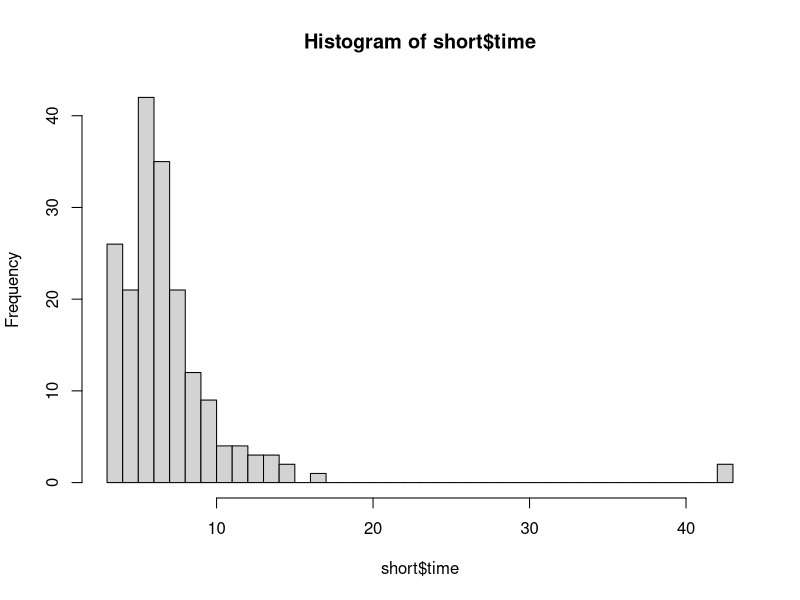
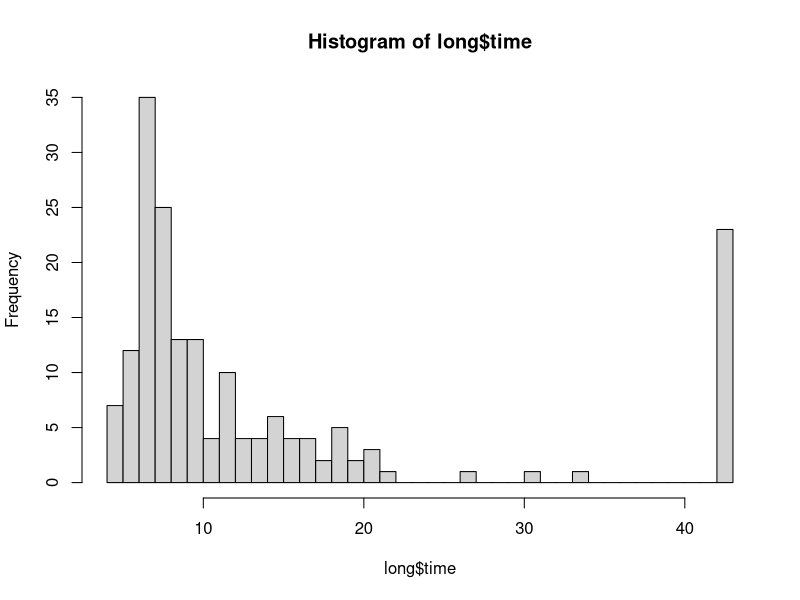
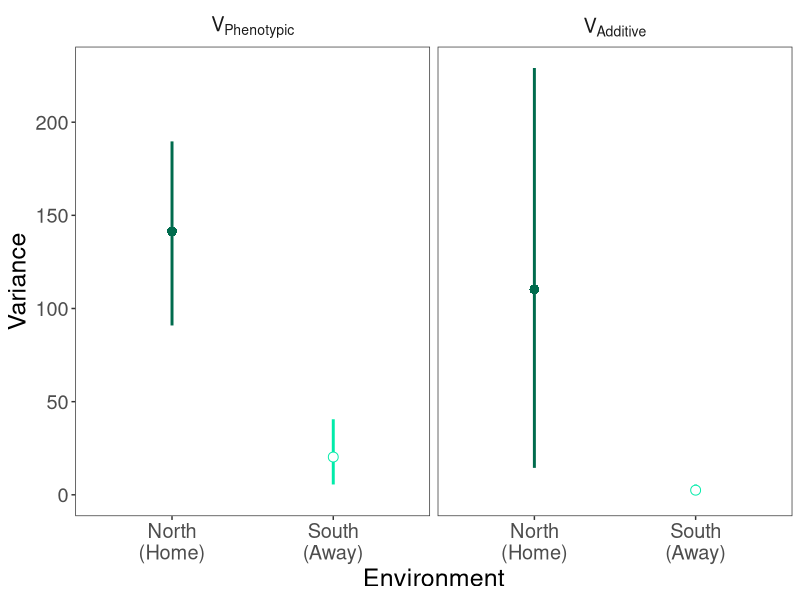
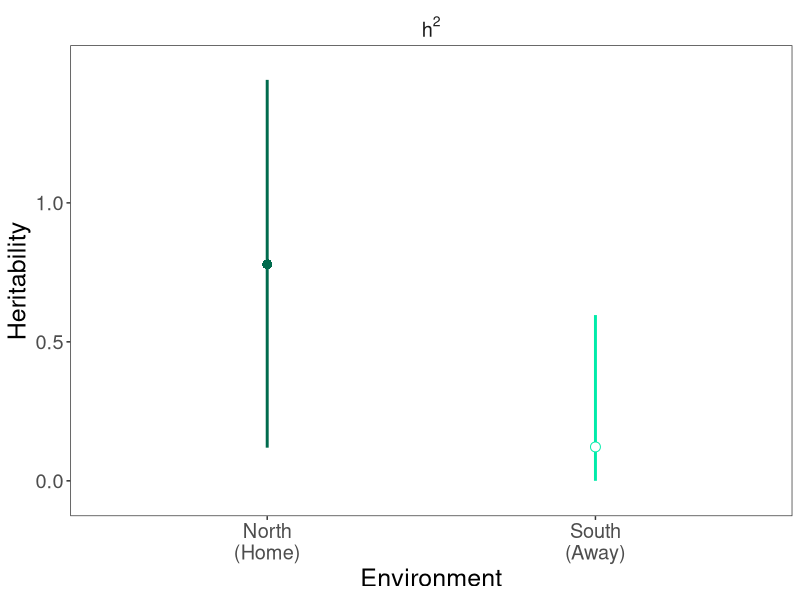
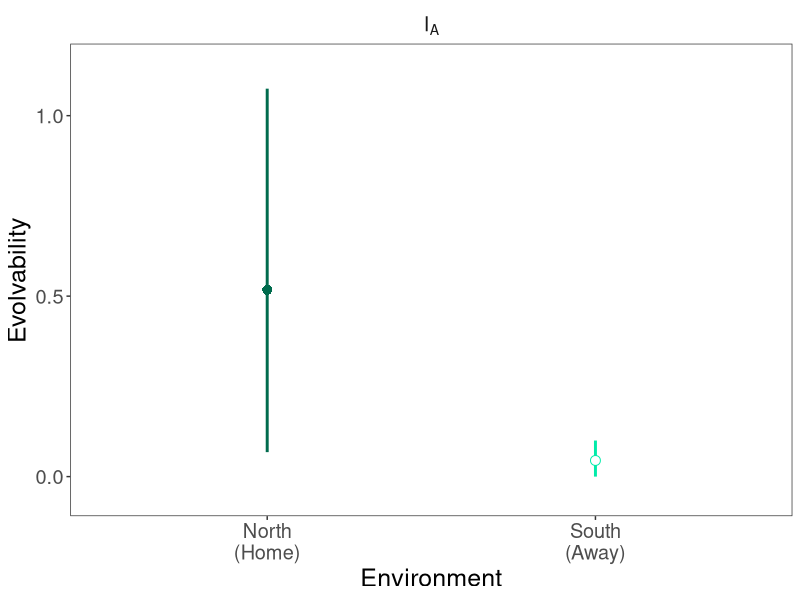
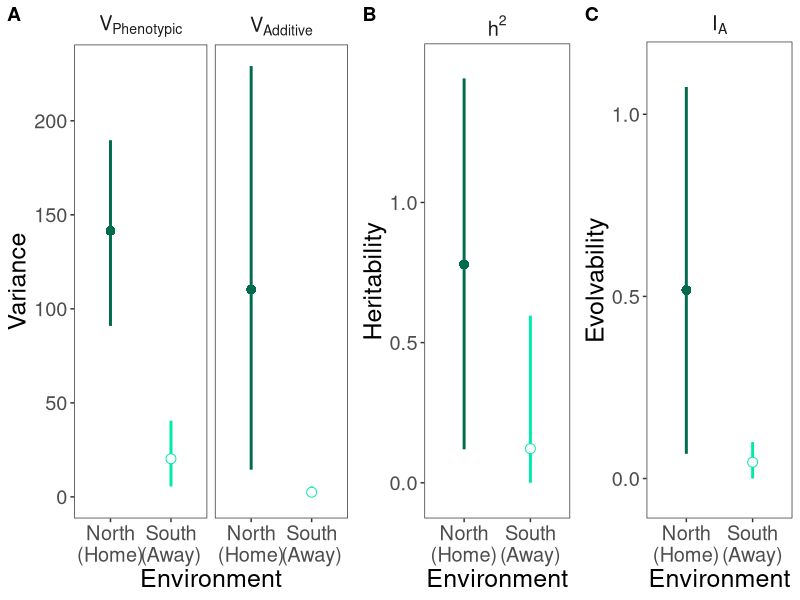
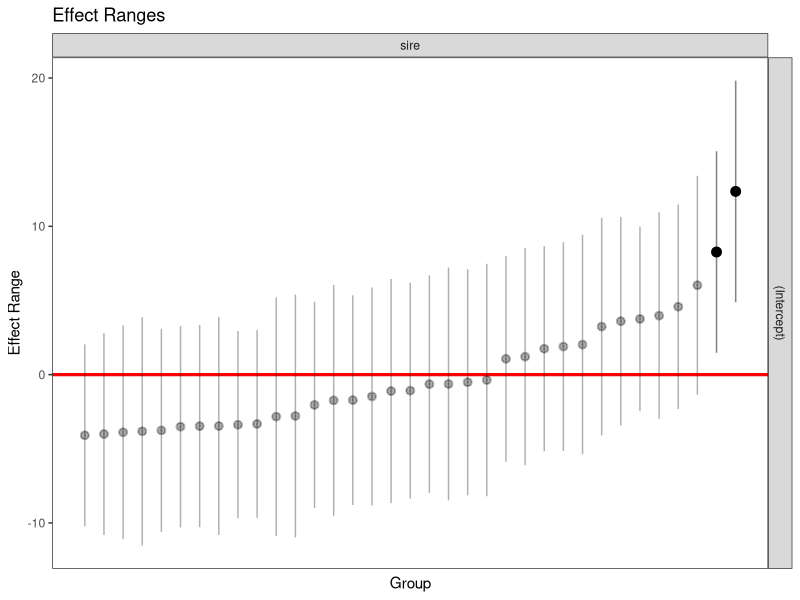
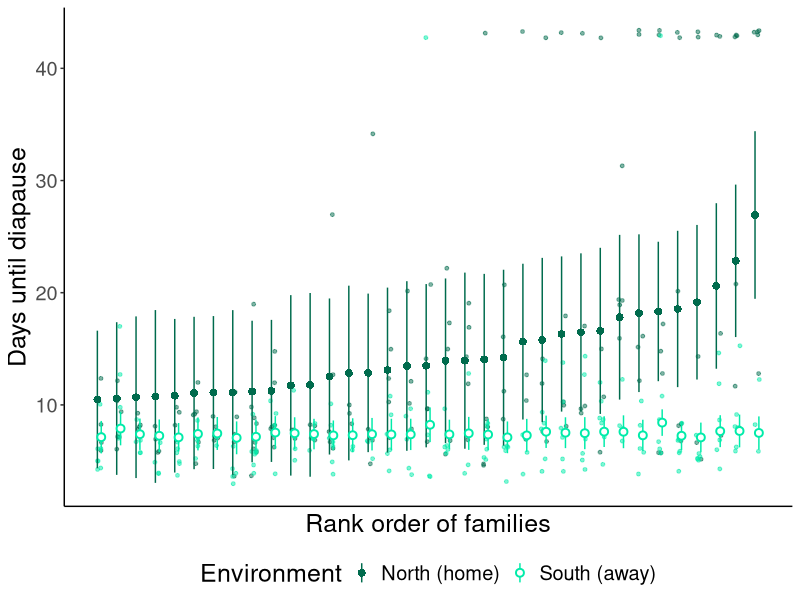

Reproduce these figures in R, in order.
##############################################################################.
############.
############         Estimate heritability and evolvability
############      of D. carinulata Days to Diapause
############.      
############                Written by: ############
############            Date Last Modified: 2/24/2025
############.      
##############################################################################.



# Packages ----------------------------------------------------------------

library(tidyverse)
library(lme4)
library(lmerTest)
library(ggpubr)
library(merTools)

select <- dplyr::select


# Custom Functions ---------------------------------------------------------

## Extract variance components from a random effects model

var_from_model <- function(model, mean, design) {
  
  model_results <- as.data.frame(VarCorr(model))
  
  # For paternal half-sib design
  if(design == 'phs'){
    REML.results <- data.frame(var_sire = NA, var_e = NA, V_A = NA, V_P = NA, h2 = NA, I = NA) #blank data.frame to store results
    REML.results.all <- REML.results %>% add_row(var_sire = model_results[1,'vcov'], #store results and calculate VA & VP & h2
                                                 var_e = model_results[2,'vcov'],
                                                 V_A = 4 * var_sire,
                                                 V_P = var_sire + var_e,
                                                 h2 = V_A / V_P,
                                                 I = V_A / mean^2) %>%
      filter(is.na(var_sire) == F)
    
    REML.results2 <- REML.results.all %>%
      dplyr::select(c(V_A:I)) %>%
      pivot_longer(cols = c(1:4), names_to = "var_comp", values_to = "est")
    REML.results2$var_comp <- factor(REML.results2$var_comp, levels = c('V_P', 'V_A', 'h2', 'I')) #change order of VA and VP
    levels(REML.results2$var_comp) <- c('V[Phenotypic]', 'V[Additive]', 'h^2', 'I[A]') #change labels for VA and VP
    
    output = list(AllVarComps = REML.results.all, VarCompsLong = REML.results2)
    
    return(output)
  }
  
  # For paternal half-sib-full-sib design
  if(design == 'fs'){
    REML.results <- data.frame(var_sire = NA, var_dam = NA, var_e = NA, V_A = NA, V_P = NA, h2 = NA, I = NA) #blank data.frame to store results
    REML.results.all <- REML.results %>% add_row(var_sire = c(model_results[2,'vcov']), #store results and calculate VA & VP & h2
                                                 var_dam = c(model_results[1,'vcov']),
                                                 var_e = c(model_results[3,'vcov']), 
                                                 V_A = c(4 * var_sire),
                                                 V_P = c(var_sire + var_dam + var_e),
                                                 h2 = c(V_A / V_P),
                                                 I = c(V_A / mean^2)) %>%
      filter(is.na(var_sire) == F)
    
    REML.results2 <- REML.results.all %>%
      dplyr::select(c(V_A:I)) %>%
      pivot_longer(cols = c(1:4), names_to = "var_comp", values_to = "est")
    REML.results2$var_comp <- factor(REML.results2$var_comp, levels = c('V_P', 'V_A', 'h2', 'I')) #change order of VA and VP
    levels(REML.results2$var_comp) <- c('V[Phenotypic]', 'V[Additive]', 'h^2', 'I[A]') #change labels for VA and VP
    
    output = list(AllVarComps = REML.results.all, VarCompsLong = REML.results2)
    
    return(output)
  }
}


# Randomly sample n groups 
sample_n_groups <- function(grouped_df, size, replace = TRUE, weight=NULL) {  
  grp_var <- grouped_df %>% 
    groups %>%
    unlist %>% 
    as.character
  random_grp <- grouped_df %>% 
    summarise() %>% 
    sample_n(size, replace, weight) %>% 
    mutate(unique_id = 1:NROW(.))
  grouped_df %>% 
    right_join(random_grp, by = grp_var, relationship = 'many-to-many')
}


# Bootstrap all variance components
bootstrap_varcomps <- function(data, design, trait, n_iter = 1000){
  
  # trait mean
  trait_mean <- data %>% rename(Y = all_of(trait)) %>% summarize(mean = mean(Y, na.rm = T)) %>% as.numeric()
  
  n_groups = length(unique(data$sire))
  
  #list to store results
  datalist = vector("list", length = n_iter) 
  
  #Loop to run multiple times
  for (i in 1:n_iter) {
    # sample new data
    sampled <- data %>% group_by(sire) %>% sample_n_groups(size = n_groups) %>%
      rename(Y = {{ trait }})
    
    if(design == 'fs'){
      # fit mixed model on sampled data
      mixedsamp <- lmer( Y ~ (1 | unique_id/dam), data = sampled)
      
      VarComps2 <-   # calculate variance components
        var_from_model(model = mixedsamp, mean = trait_mean, design = design)
    }
    
    if(design == 'phs'){
      # fit mixed model on sampled data
      mixedsamp <- lmer( Y ~ (1 | unique_id), data = sampled)
      
      VarComps2 <-   # calculate variance components
        var_from_model(model = mixedsamp, mean = trait_mean, design = design)
    }
    
    datalist[[i]] <- VarComps2$AllVarComps
  }
  
  datalist
  
}


# Summarize outputs from bootstrapping
boot_summary <- function(bootout){
  #summarize results for VA
  summ_A <- bootout %>% summarize(  
    mean = mean(V_A),
    sd = sd(V_A),
    se = sd(V_A)/sqrt(n()),
    CI.low = quantile(V_A, 0.025),
    CI.high = quantile(V_A, 0.975)) %>%
    mutate(var_comp = c('VA'))
  
  #summarize results for VP
  summ_P <- bootout %>% summarize(  
    mean = mean(V_P),
    sd = sd(V_P),
    se = sd(V_P)/sqrt(n()),
    CI.low = quantile(V_P, 0.025),
    CI.high = quantile(V_P, 0.975)) %>%
    mutate(var_comp = c('VP'))
  
  #summarize results for h2
  summ_h <- bootout %>% summarize(  
    mean = mean(h2),
    sd = sd(h2),
    se = sd(h2)/sqrt(n()),
    CI.low = quantile(h2, 0.025),
    CI.high = quantile(h2, 0.975)) %>%
    mutate(var_comp = c('h2'))
  
  #summarize results for h2
  summ_I <- bootout %>% summarize(  
    mean = mean(I),
    sd = sd(I),
    se = sd(I)/sqrt(n()),
    CI.low = quantile(I, 0.025),
    CI.high = quantile(I, 0.975)) %>%
    mutate(var_comp = c('I'))
  
  rbind(summ_A,summ_P,summ_h, summ_I)  
}



## Days until Diapause ----


### Import data of diapause experiment ----
y.n = read_csv("data/diapause_herit_data.csv")

### Data Clean up

y.n <- y.n %>%
  filter(is.na(diapause) == F ) %>% # filter out non-trials
  select(1:7) # remove columns for each day
y.n$sire <- as.factor(y.n$sire)
str(y.n)

y.n %>% group_by(treatment, sire) %>% summarise(
  noff = n()) %>% summarise(
    range = range(noff),
    nsire = n(),
    mean = mean(noff)
  )

y.n %>% group_by(treatment) %>% summarise(
  noff = n()) # sample size

y.n %>% group_by(sire, dam) %>% summarise(
  noff = n()) #sample size of full-sib families

# sample size per sire
y.n %>% group_by(sire, treatment) %>% 
  filter(is.na(dead) == TRUE) %>%
  summarise(
    noff = n())

# sires with too few offspring to be included
exclude_small_families <- y.n %>% group_by(sire, treatment) %>% 
  filter(is.na(dead) == TRUE) %>%
  summarise(
    noff = n()) %>%
  filter(noff < 2)

short <- y.n %>% # create dataset for short treatment
  filter(treatment == "S" & is.na(dead) == TRUE) %>% # filter out dead beetles
  anti_join(., exclude_small_families, by = c("sire", "treatment")) # remove sires with too few offspring
hist(short$time, breaks = 50)

long <- y.n %>% # create dataset for long treatment
  filter(treatment == "L" & is.na(dead) == TRUE) %>% # filter out dead beetles
  anti_join(., exclude_small_families, by = c("sire", "treatment")) # remove sires with too few offspring
hist(long$time, breaks = 50)
str(long)

short %>% group_by(sire) %>% 
  summarise(
    noff = n()) %>%
  summarise(
    max = max(noff),
    min = min(noff),
    nsire = n(),
    mean = mean(noff)
  )
long %>% group_by(sire) %>% 
  summarise(
    noff = n()) %>%
  summarise(
    max = max(noff),
    min = min(noff),
    nsire = n(),
    mean = mean(noff)
  )
# total individuals measured per treatment
short %>% summarise(n())
long %>% summarise(n())

# # range of days to diapause in short and long
# y.n %>% group_by(treatment) %>%
#   summarise(min = min(time, na.rm = T),
#             max = max(time, na.rm = T),
#             mean = mean(time, na.rm = T))

### Random effects Models ----
#Long day treatment
days_meanL <- long %>% summarise(mean = mean(time)) %>% as.numeric()
mixedLong1 <- lmer(time ~ (1 | sire), data = long)
summary(mixedLong1)
# confint(mixedLong1, method = "boot", oldNames = F)
confint(mixedLong1, method = "profile", oldNames = F)
rand(mixedLong1)
days_res_L <- var_from_model(model = mixedLong1, mean = days_meanL, design = 'phs')
days_res_forplot_L <- days_res_L$VarCompsLong %>%
  mutate(treatment = "long")

#Short day treatment
days_meanS <- short %>% summarise(mean = mean(time)) %>% as.numeric()
mixedShort1 <- lmer(time ~ (1 | sire), data = short)
summary(mixedShort1)
# confint(mixedShort1, method = "boot")
confint(mixedShort1, method = "profile")
rand(mixedShort1)
days_res_S <- var_from_model(mixedShort1, days_meanS, design = 'phs')
days_res_forplot_S <- days_res_S$VarCompsLong %>%
  mutate(treatment = "short")

###Days Bootstrap confidence intervals ----
#long
# data, design, trait,
boot_days_L <- bootstrap_varcomps(data = long, design = 'phs', trait = 'time') %>% 
  bind_rows() %>% filter(is.na(var_sire) == F) #combine list into one dataframe, remove NAs
boot_sum_days_L <- boot_summary(boot_days_L) %>%
  mutate(treatment = "long")

#short
boot_days_S <- bootstrap_varcomps(data = short, design = 'phs', trait = 'time') %>% 
  bind_rows() %>% filter(is.na(var_sire) == F) #combine list into one dataframe, remove NAs
boot_sum_days_S <- boot_summary(boot_days_S) %>%
  mutate(treatment = "short")

###Plots of Results ----
days_res_comb <- rbind(days_res_forplot_L, days_res_forplot_S) # means from REML

days_boot_sum_both <- rbind(boot_sum_days_L,boot_sum_days_S) # confidence intervals from bootstrap
days_boot_sum_both$var_comp <- factor(days_boot_sum_both$var_comp, levels = c('VP', 'VA', 'h2', 'I')) #change order of VA and VP
levels(days_boot_sum_both$var_comp) <- c('V[Phenotypic]', 'V[Additive]', 'h^2', 'I[A]') #change labels for VA and VP

Vars <- ggplot(data = days_boot_sum_both %>% filter(var_comp != 'h^2' & var_comp != 'I[A]'), 
               aes(x = treatment, y = mean, color = treatment)) +
  #sd error bars
  # geom_linerange(aes(ymax = mean + sd, ymin = mean - sd),
  #                size = 1, lty = 'solid') +
  #conf int error bars
  geom_linerange(aes(ymax = CI.high, ymin = CI.low),
                 size = 1, lty = 'solid') +
  geom_point(data = days_res_comb %>% filter(var_comp != 'h^2' & var_comp != 'I[A]'), 
             aes(x = treatment, y = est, shape = treatment), fill = 'white',
             size = 3) +
  facet_wrap( ~ var_comp, labeller = label_parsed, scales = "fixed") +
  labs(y = "Variance", x = "Environment") +
  scale_x_discrete(labels = c('long' = "North\n(Home)", 'short' = "South\n(Away)"))+
  scale_shape_manual(labels = c('long' = "Home", 'short' = "Away"), 
                     values = c('long' = 16, 'short' = 21)) +
  scale_color_manual(labels = c('long' = "Home", 'short' = "Away"), 
                     values = c('long' = '#006b4d', 'short' = '#00eba9')) +
  theme_bw() +
  theme(text = element_text(size = 18), #axis.ticks.x = element_blank(),
        strip.placement = "outside", strip.background = element_blank(),
        panel.grid.major = element_blank(), 
        panel.grid.minor = element_blank(),
        legend.position = 'none')
Vars

Herit <- ggplot(data = days_boot_sum_both %>% filter(var_comp == 'h^2'), 
                aes(x = treatment, y = mean, color = treatment)) +
  #sd error bars
  # geom_linerange(aes(ymax = mean + sd, ymin = mean - sd),
  #                size = 1, lty = 'solid') +
  # scale_y_continuous(breaks = c(0,0.5,1), limits = c(-0.05, 1.14)) +
  #conf int error bars
  geom_linerange(aes(ymax = CI.high, ymin = CI.low),
                 size = 1, lty = 'solid') +
  scale_y_continuous(breaks = c(0,0.5,1), limits = c(-0.05, 1.49)) +
  #h2 means
  geom_point(data = days_res_comb %>% filter(var_comp == 'h^2'), 
             aes(x = treatment, y = est, shape = treatment), fill = 'white',
             size = 3) +
  #formatting
  facet_wrap( ~ var_comp, labeller = label_parsed, scales = "fixed") +
  labs(y = "Heritability", x = "Environment") +
  scale_x_discrete(labels = c('long' = "North\n(Home)", 'short' = "South\n(Away)")) +
  scale_shape_manual(values = c('long' = 16, 'short' = 21)) +
  scale_color_manual(labels = c('long' = "Home", 'short' = "Away"), 
                     values = c('long' = '#006b4d', 'short' = '#00eba9')) +
  theme_bw() +
  theme(text = element_text(size = 18), #axis.ticks.x = element_blank(),
        strip.placement = "outside", strip.background = element_blank(),
        panel.grid.major = element_blank(), 
        panel.grid.minor = element_blank(),
        legend.position = 'none')
Herit

Evolv <- ggplot(data = days_boot_sum_both %>% filter(var_comp == 'I[A]'), 
                aes(x = treatment, y = mean, color = treatment)) +
  #sd error bars
  # geom_linerange(aes(ymax = mean + sd, ymin = mean - sd),
  #                size = 1, lty = 'solid') +
  #conf int error bars
  geom_linerange(aes(ymax = CI.high, ymin = CI.low),
                 size = 1, lty = 'solid') +
  geom_point(data = days_res_comb %>% filter(var_comp == 'I[A]'), 
             aes(x = treatment, y = est, shape = treatment), fill = 'white',
             size = 3) +
  facet_wrap( ~ var_comp, labeller = label_parsed, scales = "fixed") +
  labs(y = "Evolvability", x = "Environment") +
  scale_x_discrete(labels = c('long' = "North\n(Home)", 'short' = "South\n(Away)")) +
  scale_shape_manual(values = c('long' = 16, 'short' = 21)) +
  scale_y_continuous(breaks = c(0,0.5,1), limits = c(-0.05, 1.14)) +
  scale_color_manual(labels = c('long' = "Home", 'short' = "Away"), 
                     values = c('long' = '#006b4d', 'short' = '#00eba9')) +
  theme_bw() +
  theme(text = element_text(size = 18), #axis.ticks.x = element_blank(),
        strip.placement = "outside", strip.background = element_blank(),
        panel.grid.major = element_blank(), 
        panel.grid.minor = element_blank(),
        legend.position = 'none')
Evolv

ggarrange(Vars, Herit, Evolv, ncol = 3, widths = c(.8, 0.5, 0.5), labels = 'AUTO')

ggsave("plots/Fig5_diapause_h2.png", width = 9, height = 4, units = "in")



### Plot of variation among families ----

resim_short <- REsim(mixedShort1) %>% mutate(treat = 'short') %>% #short dataset
  mutate(addIntercept = mean + fixef(mixedShort1)) %>%
  mutate(conf = sd * qnorm(1-((1-0.95)/2)))

resim_long <- REsim(mixedLong1) %>% mutate(treat = 'long') %>% #long dataset
  mutate(addIntercept = mean + fixef(mixedLong1)) %>% 
  # arrange(addIntercept) %>%
  # mutate(groupID_order = row_number()) %>%
  # mutate(groupID2 = factor(groupID, levels = groupID)) %>%
  mutate(conf = sd * qnorm(1-((1-0.95)/2)))
plotREsim(resim_long, stat = 'mean')
str(resim_long)

order_key <- resim_long %>%
  arrange(addIntercept) %>%
  mutate(groupID_order = seq(1:nrow(resim_long))) %>%
  select(groupID, groupID_order)

resim_short <- resim_short %>%
  left_join(., order_key, by = 'groupID')
resim_long <- resim_long %>%
  left_join(., order_key, by = 'groupID') 
range(resim_long$addIntercept)
range(resim_short$addIntercept)


long.plot <- long %>% 
  left_join(., order_key, by = c('sire' = 'groupID'))
short.plot  <- short %>% 
  left_join(., order_key, by = c('sire' = 'groupID'))


varAmongFams <- ggplot(data = resim_long, aes(x = groupID_order, y = addIntercept)) +
  # geom_point(aes(fill = treat), size = 3, shape = 21) +  #For means, without sd
  #add background points
  geom_point(data = long.plot, 
             aes(x = groupID_order, y = time), 
             position = position_jitter(width = 0.15), 
             size = 1, shape = 19, alpha = 0.5, color = '#006b4d') +
  geom_point(data = short.plot, aes(x = groupID_order, y = time), 
             position = position_jitter(width = 0.15), 
             size = 1, shape = 19, alpha = 0.5, color = '#00eba9', fill = 'white') +
  
  #add family means and error bars
  # geom_pointrange(aes(ymin = addIntercept - sd, ymax = addIntercept + sd, shape = treat), #For means with sd
  #                 fatten = 2, size = 1, fill = 'white') + #shape = 21) +
  # geom_pointrange(data = resim_short, aes(x = groupID, ymin = addIntercept - sd, ymax = addIntercept + sd, shape = treat),
  # fatten = 2, size = 1, fill = 'white') + #, shape = 21) +
  
  #means with CI
  geom_pointrange(aes(x = groupID_order, ymin = addIntercept - conf, ymax = addIntercept + conf, 
                      shape = treat), #For means with CI
                  fatten = 4, size = 0.5, color = '#006b4d', fill = 'white', 
                  position = position_nudge(x = -0.1)) + #shape = 21) +
  geom_pointrange(data = resim_short, 
                  aes(x = groupID_order, ymin = addIntercept - conf, ymax = addIntercept + conf, 
                      shape = treat),
                  fatten = 4, size = 0.5, color = '#00eba9', fill = 'white', 
                  position = position_nudge(x = 0.1)) + #, shape = 21) +
  #formatting
  # lims(y = c(0,31)) +
  labs(x = "Rank order of families", y = "Days until diapause", shape = "Environment") +
  scale_shape_manual(labels = c('long' = "North (home)", 'short' = "South (away)"), 
                     values = c(16, 21))+# c('long' = , 'short' = '2')) +
  theme_classic() +
  theme(text = element_text(size = 18), axis.ticks.x = element_blank(),
        axis.text.x=element_blank(),
        panel.grid.major = element_blank(), 
        panel.grid.minor = element_blank(),
        legend.position = 'bottom')
varAmongFams

ggsave("plots/Fig4_variation_families_new.png", width = 7.21, height = 4.17, units = "in")
